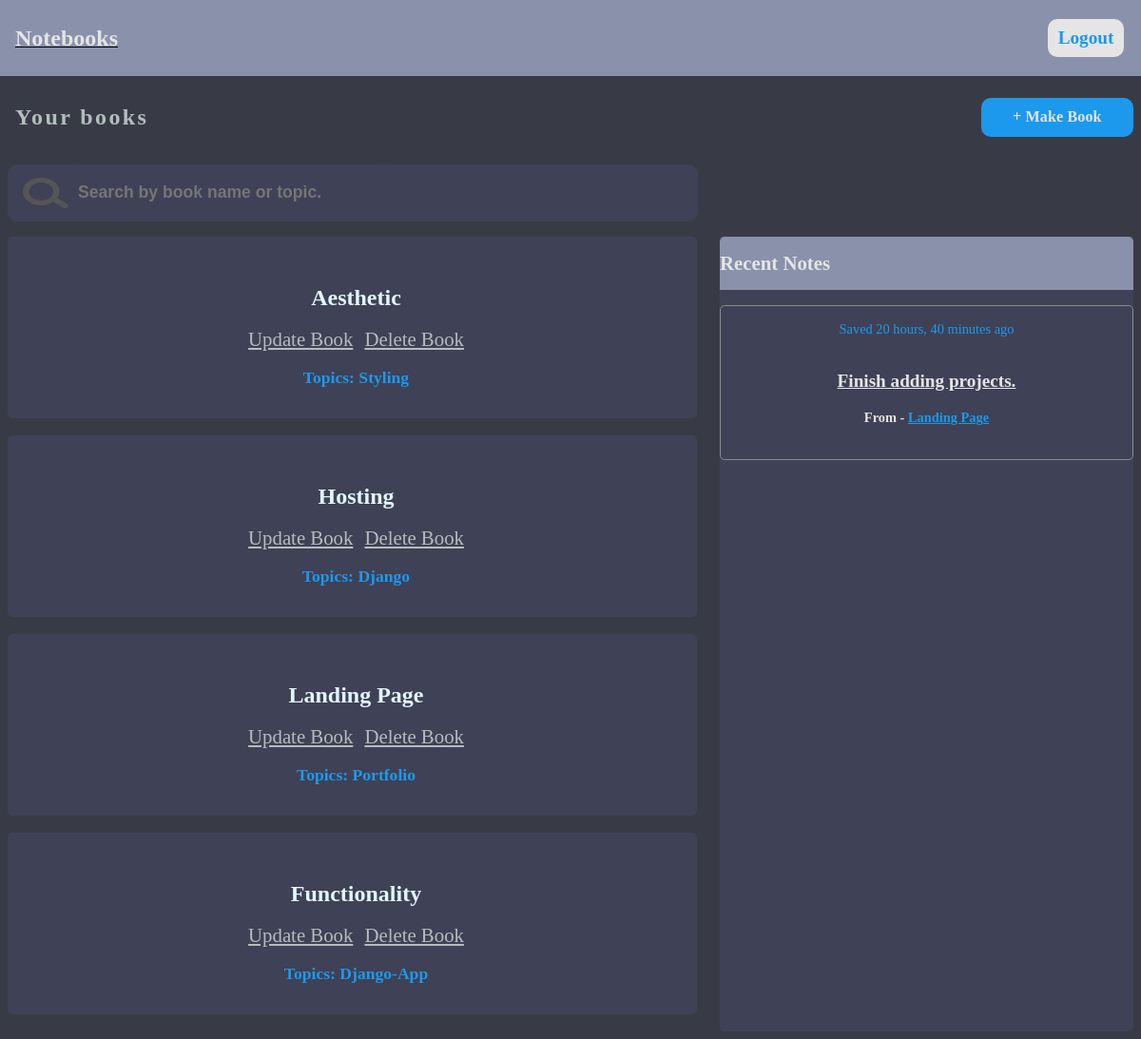
Screenshot of / (signed in) with the database file from the repository.
### base/models.py (models this page shows, shortened)
class Book(models.Model):
  owner = models.ForeignKey(User,on_delete=models.SET_NULL,null=True, blank=True)
  name = models.CharField(max_length=200)
  topic = models.CharField(max_length=200, null=True)
  updated = models.DateTimeField(auto_now=True)
  created = models.DateTimeField(auto_now_add=True)
  class Meta:
    ordering = ['-updated','-created']
  def __str__(self):
    return self.name

class Note(models.Model):
  user = models.ForeignKey(User, on_delete=models.CASCADE,null=True)
  title = models.CharField(max_length=200)
  body = models.TextField(null=True, blank=True)
  book = models.ForeignKey(Book,on_delete=models.CASCADE,null=True, blank=True)
  created = models.DateTimeField(auto_now_add=True)
  updated = models.DateTimeField(auto_now = True)
  class Meta:
    ordering = ['-updated','-created']

### base/views.py (the view)
# urls.py: path('',views.home,name="home"),
@login_required(login_url='/login')
def home(request):
  q = request.GET.get('q')if request.GET.get('q')!=None else ''
  user_books = Book.objects.filter(owner = request.user)
  books = user_books.filter(
    Q(topic__icontains=q)|
    Q(name__icontains=q)
  )
  notes = Note.objects.filter(
  Q(book__topic__icontains=q)|
  Q(book__name__icontains=q)
  ).order_by('-created')[0:5]
  context = {'books':books,'notes':notes}
  return render (request,'base/home.html',context)

### base/templates/base/home.html
{%extends 'main.html'%}
{%block content%}
<div>
  <div class = "head_div">
    <div class = "head_sub_div">
      <h2 class = "home_title">Your books</h2>
      <a class = "home_button" href = "{% url 'create_book' %}">+ Make Book</a>
    </div>
    <div>
      {%include 'base/search.html'%}
    </div>
  </div>
  <div class = "home_body_parent">
    <div class = "home_body">
    {%include 'base/books.html'%}
    </div>
    <div class = "home_side_main">
       <h2 class = "home_side_title">Recent Notes</h2>
      {%include 'base/recent_notes.html'%}
    </div>
  </div>
</div>
{%endblock%}

### base/templates/base/books.html
{%for book in books%}
<div class = "home_book">
  <h3><a class = "home_book_title" href = "{%url 'book' book.id%}">{{book.name|truncatechars:50}}</a></h3>
    <a class = "home_tag" href="{%url 'update_book' book.id%}">Update Book</a>
    <a class = "home_tag" href="{%url 'delete_book' book.id%}">Delete Book</a>
    <br/>
    <br/>
    <small class = "home_topic">Topics: {{book.topic}}</small>
</div>
{%endfor%}

### base/templates/base/recent_notes.html
{%for note in notes%}
  {%if note.book.owner == request.user%}
    <div class = "recent_notes_main">
      <div class = "recent_notes_nest">
        <div class = "recent_notes_time_sub">
          <span class = "recent_notes_time">
            Saved {{note.created|timesince}} ago
          </span>
        </div>
        <div class = "recent_notes_body_sub">
         <h3 class =  "recent_notes_title">
            <a class = "recent_notes_tag_name" href = "{%url 'note' note.id%}">
            {{note.title|truncatechars:25}}</a>
          </h3>
          {%if note.book%}
          <h4 class = "recent_notes_book"> From -
            <a class = "recent_notes_tag" href = "{%url 'book' note.book.id%}">{{note.book|truncatechars:25}}
            </a>
          </h4>
        </div>
      </div>
      {%endif%}
    </div>
  {%endif%}
{%endfor%}

### static/styles/styles.css (style rules this page uses)
:root { --color-main: #1c99ec; --color-main-hover:rgb(73, 172, 238); --color-main-light: #e1f6fb; --color-dark: #3f4156; --color-dark-medium: #383b46; --color-dark-light: #8a91ab; --color-light: #e5e5e5; --color-gray: #8b8b8b; --color-light-gray: #b2bdbd; --color-bg: #2d2d39; --color-success: #5dd693; --color-success-hover: #7ecfa2; --color-error: #fc4b0b; }
body { background-color: var(--color-dark-medium); padding:0; top:0 !important; max-width:100vw !important; overflow-x: hidden !important; }
a { color:inherit; text-decoration:none; }

### static/styles/home.css (style rules this page uses)
.head_div { width:100%; margin-bottom:1rem; display:flex; flex-direction: column; justify-content: center }
.head_sub_div { width:100%; display:flex; justify-content: space-between; }
.home_body { display:flex; flex-direction: column; text-align: center; }
.home_body_parent { display:grid; grid-template-columns: 2.5fr 1.5fr; grid-gap:1.5rem; }
.home_title { color:var(--color-light-gray); letter-spacing: 0.15rem; margin-left:0.5rem; font-size:1.5rem; }
.home_button { background-color: var(--color-main); color:var(--color-light); width:10rem; height:2.5rem; line-height:2.5rem; font-size:1rem; font-weight: bold; border-radius:10px; letter-spacing:0.01rem; text-align: center; padding:0.01rem; align-self: center; }
.home_book { background-color: var(--color-dark); margin-bottom:1.1rem; border-radius:5px; padding:2rem; }
.home_book_title { color:var(--color-main-light); margin-left:0.5rem; font-size:1.5rem; min-width:100%; }
.home_tag { color:var(--color-light-gray); text-decoration: underline; font-size:1.3rem; margin-left:0.5rem; }
.home_topic { color:var(--color-main); text-decoration: none; margin-left:0.5rem; font-size:1.1rem; font-weight: bold; }
.home_side_main { background-color: var(--color-dark); height:100%; width:100%; text-align: center; display:flex; flex-direction: column; justify-content: flex-start; border-radius:5px; }
.home_side_title { background-color: var(--color-dark-light); color:var(--color-light); margin-top:0; top:0; left:0; width:100%; height:3.5rem; line-height:3.5rem; text-align:left; border-radius:5px 5px 0px 0px; margin-bottom:1rem; font-size: 1.3rem; }
.recent_notes_main { display: flex; flex-direction: column; justify-content: space-between; }
.recent_notes_nest { margin-top:0; border:0.1px solid var(--color-gray); margin-bottom:1rem; padding:1rem; border-radius:5px; }
.recent_notes_time_sub { display:flex; align-items:flex-end; justify-content:right; width:100% !important; }
.recent_notes_time { font-size:0.9rem; width:100%; color:var(--color-main); margin-bottom:1rem; margin-top:0; }
.recent_notes_title { color:var(--color-light); font-size: 1.2rem; font-weight:bold; }
.recent_notes_book { color:var(--color-light); font-size:0.9rem; }
.recent_notes_tag_name { color:var(--color-light); text-decoration:underline; }
.recent_notes_tag { color:var(--color-main); text-decoration: underline; text-decoration-thickness: 1px; }

### rows the page displays
Book: name "Aesthetic", topic "Styling"
Book: name "Hosting", topic "Django"
Book: name "Landing Page", topic "Portfolio"
Book: name "Functionality", topic "Django-App"
Note: created "20 hours, 40 minutes", title "Finish adding projects.", book "Landing Page"
